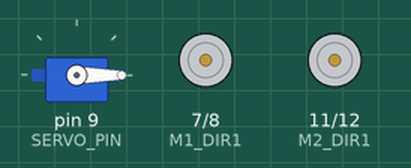
Recording of a sketch running on a simulated Arduino Uno, built with avr-gcc and run on an emulated ATmega328P. Parts: servo, motor-driver pin pairs drawn as motors (green arrow = first pin HIGH = forward, orange = second pin HIGH = backward, longer = more drive, scaled by the enable pin).

Above: at 0.1 s.
At 0.6 s:
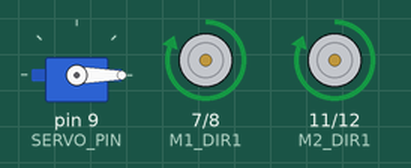
At 1.1 s:
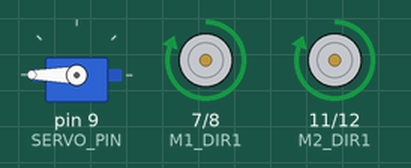
At 2.1 s:
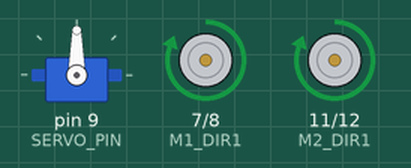
Timing chart, 0 to 3.6 s (numbered marks = the images above):
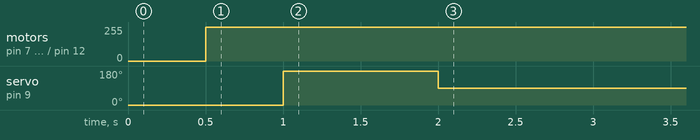

Measured:
- by itself, motor on pin 7 (M1_DIR1) / pin 8 (M1_DIR2), motor on pin 11 (M2_DIR1) / pin 12 (M2_DIR2): stopped → forward 255/255 at 0.50 s
- by itself, servo on pin 9 (SERVO_PIN): 0° → 180° at 1.0 s, → 90° 1.0 s later

The sketch:

Servo.ino
```cpp
#include <Servo.h>
Servo servo;

const int SERVO_PIN = 9;      // 서보모터1 연결핀
const int M1_PWM = 5;   // DC모터1 PWM 핀
const int M1_DIR1 = 7;   // DC모터1 DIR1 핀
const int M1_DIR2 = 8;   // DC모터 1 DIR2 핀

const int M2_PWM = 6;   // DC모터2 PWM 핀
const int M2_DIR1 = 11;   // DC모터2 DIR1 핀
const int M2_DIR2 = 12;   // DC모터2 DIR2 핀

void setup() {
    pinMode(M1_PWM, OUTPUT);
    pinMode(M1_DIR1, OUTPUT);
    pinMode(M1_DIR2, OUTPUT);

    pinMode(M2_PWM, OUTPUT);
    pinMode(M2_DIR1, OUTPUT);
    pinMode(M2_DIR2, OUTPUT);

    //서보모터 초기화
    servo.attach(SERVO_PIN);
    servo.write(0);
    delay(500);

}
void loop() {
    // 정회전
    digitalWrite(M1_DIR1, HIGH);
    digitalWrite(M1_DIR2, LOW);
    analogWrite(M1_PWM, 255);   // 0 ~ 255의 PWM값으로 속도 조절

    digitalWrite(M2_DIR1, HIGH);
    digitalWrite(M2_DIR2, LOW);
    analogWrite(M2_PWM, 255);   // 0 ~ 255의 PWM값으로 속도 조절
    delay(500);
    servo.write(180);
    delay(500);
    digitalWrite(M1_DIR1, HIGH);
    digitalWrite(M1_DIR2, LOW);
    analogWrite(M1_PWM, 255);   // 0 ~ 255의 PWM값으로 속도 조절

    digitalWrite(M2_DIR1, HIGH);
    digitalWrite(M2_DIR2, LOW);
    analogWrite(M2_PWM, 255);   // 0 ~ 255의 PWM값으로 속도 조절
    delay(500);
    servo.write(90);       // 오른쪽 이동(정상동작 확인용 코드)
    delay(1000);
    servo.detach();
    // 정지
    //digitalWrite(M1_DIR1, LOW);
    //digitalWrite(M1_DIR2, LOW);
    //analogWrite(M1_PWM, 0);
    //digitalWrite(M2_DIR1, LOW);
    //digitalWrite(M2_DIR2, LOW);
    //analogWrite(M2_PWM, 0);


    // 역회전
    //digitalWrite(M1_DIR1, LOW);
    //digitalWrite(M1_DIR2, HIGH);
    //analogWrite(M1_PWM, 255);   // 0 ~ 255의 PWM값으로 속도 조절
    //digitalWrite(M2_DIR1, LOW);
    //digitalWrite(M2_DIR2, HIGH);
    //analogWrite(M2_PWM, 255);   // 0 ~ 255의 PWM값으로 속도 조절

}
```
